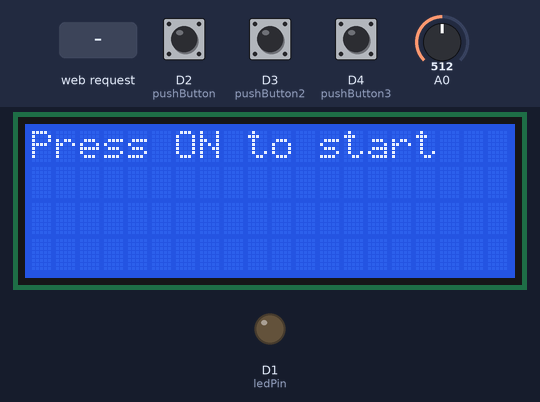
The sketch below on a simulated Arduino MKR. Shown: 20×4 character LCD, output pins drawn as LEDs (lit = HIGH). Inputs (shaded band) come from the test bench; at power-on: D4 (pushButton3) HIGH, D2 (pushButton) HIGH, D3 (pushButton2) HIGH, A0 = 512. WiFi joins after 1.5 s; servers stay silent unless stated; random numbers use the default seed unless the sketch sets one; what the sketch prints to the serial monitor is not drawn.

Above: at 8.6 s.
8.7 s: D4 (pushButton3) pulled LOW for 0.15 s
At 9.1 s:
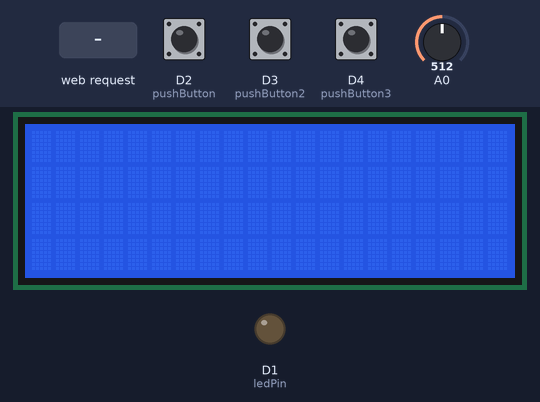
11.8 s: D2 (pushButton) pulled LOW for 3.2 s
At 12.8 s:
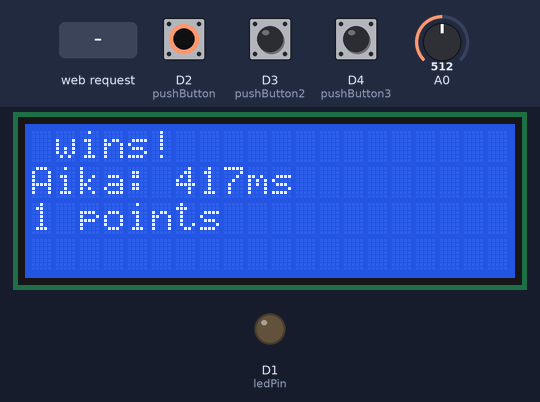
18.0 s: D3 (pushButton2) pulled LOW for 0.15 s
At 18.8 s:
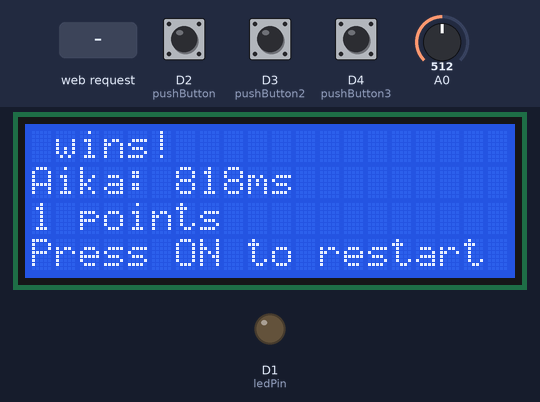
19.6 s: HTTP request GET /name1 received
21.1 s: D4 (pushButton3) pulled LOW for 1 s
At 24.8 s:
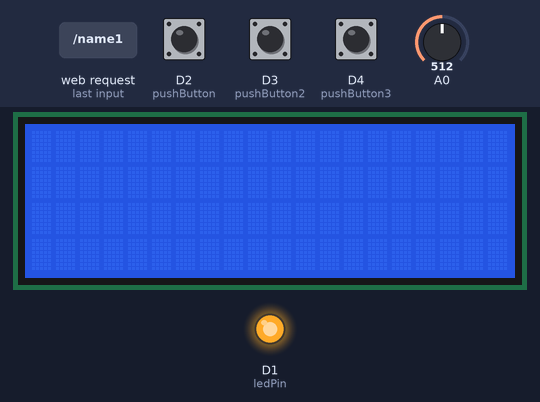
25.1 s: D2 (pushButton) pulled LOW for 0.15 s
At 26.5 s:
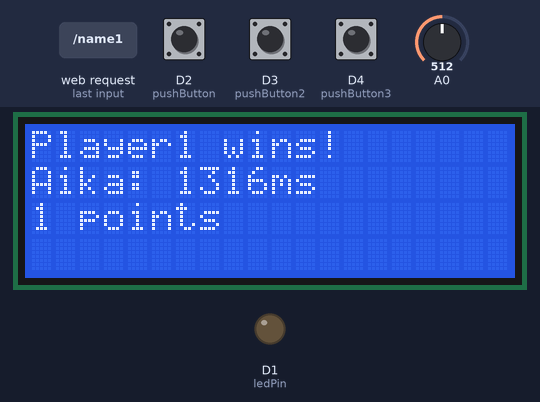
Timing chart, 0 to 29.2 s (numbered marks = the images above; inputs shaded):
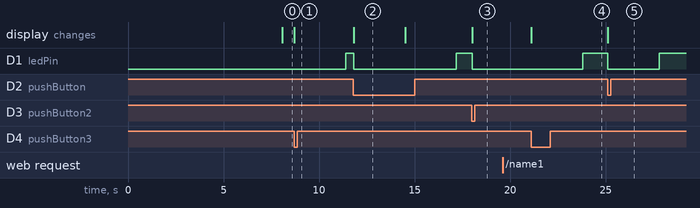

Measured:
- after the input at 8.7 s, D1 (ledPin): LOW → HIGH after 2.7 s; the display: changes at once (image 1)
- after the input at 11.8 s, D1 (ledPin): HIGH → LOW at once, → HIGH 5.4 s later; the display: changes at once (image 2)
- after the input at 18.0 s, D1 (ledPin): HIGH → LOW at once; the display: changes at once (image 3)
- after the input at 19.6 s, every drawn part: stays the same
- after the input at 21.1 s, D1 (ledPin): LOW → HIGH after 2.7 s; the display: changes at once (image 4)
- after the input at 25.1 s, D1 (ledPin): HIGH → LOW at once, → HIGH 2.7 s later; the display: changes at once (image 5)
- what the display in image 2 shows lasts 2.7 s, from 11.8 s to 14.5 s

The sketch:

Reaktiopeli.v7.ino
```cpp
#include <LiquidCrystal.h>      //LCD
#include <SPI.h>
#include <WiFi101.h>


const int pushButton = 2;   //arduino pinni 2
const int pushButton2 = 3;  //arduino pinni 3
const int pushButton3 = 4;  //arduino pinni 4
const int ledPin = 1;       //arduino pinni 1

char ssid[] = "koulu";         // your network SSID (name)
char pass[] = "koulukoulu";    // your network password (use for WPA, or use as key for WEP)
int keyIndex = 0;              // your network key Index number (needed only for WEP)


int status = WL_IDLE_STATUS;

WiFiServer server(80);


LiquidCrystal lcd(6,7,8,9,10,11);   //LCD
int player1score = 0;
int player2score = 0;
int randomnumb;
int randomhold;
int laskuri = 0;
bool kierros = false;
bool kierrosSPAM = false;
bool toisto = true;
bool start = true;
unsigned long previousMillis = 0;
unsigned long reactionTime = 0;
String player1 = "";
String player2 = "";
String player1_new = "";
String player2_new = "";

// the setup routine runs once when you press reset:
void setup() {
  // initialize serial communication at 9600 bits per second:
  // make the pushbutton's pin an input:
  pinMode(pushButton, INPUT);
  pinMode(pushButton2, INPUT);
  pinMode(pushButton3, INPUT);
  pinMode(ledPin, OUTPUT);

  lcd.begin(20,4);   //LCD


  randomSeed(analogRead(0));
  randomnumb = random(2500,5000);

  Serial.begin(9600);

   while (!Serial) {
    ; // wait for serial port to connect. Needed for native USB port only
  }

  // check for the presence of the shield:
  if (WiFi.status() == WL_NO_SHIELD) {
    Serial.println("WiFi shield not present");
    // don't continue:
    while (true);
  }

  // attempt to connect to WiFi network:
  while (status != WL_CONNECTED) {
    Serial.print("Attempting to connect to SSID: ");
    Serial.println(ssid);
    // Connect to WPA/WPA2 network. Change this line if using open or WEP network:
    status = WiFi.begin(ssid, pass);

    // wait 10 seconds for connection:
    delay(5000);
  }
  server.begin();
  // you're connected now, so print out the status:
  printWiFiStatus();
}

// the loop routine runs over and over again forever:
void loop() {
    // listen for incoming clients
  WiFiClient client = server.available();
  if (client) {
    Serial.println("new client");
    // an http request ends with a blank line

    String line = "";
    String line2 = "";
    bool lukuLippu = 0;
    bool lukuLippu2 = 0;
    String p1 = "";
    String p2 = "";


    boolean currentLineIsBlank = true;
    while (client.connected()) {
      if (client.available()) {
        char c = client.read();
        line += c;
        line2 += c;
        Serial.write(c);


        if(c == '?') lukuLippu = 1;
        if(( c == ' ' || c == '\n' || c == '&' ) && lukuLippu) lukuLippu = 0;

          if(lukuLippu) {
          p1 += c;
          }


        if(c == '?') lukuLippu2 = 1;
        if(( c == ' ' || c == '\n' ) && lukuLippu2) lukuLippu2 = 0;

          if(lukuLippu2) {
          p2 += c;
          }

        if (c == '\n' && currentLineIsBlank) {
          // send a standard http response header
          client.println(F("HTTP/1.1 200 OK"));
          client.println(F("Content-Type: text/html"));
          client.println(F("Connection: close"));  // the connection will be closed after completion of the response
          client.println(F(""));
          client.println(F("<!DOCTYPE HTML>"));
          client.println(F("<html>"));
          // output the value of each analog input pin
          client.println(F("<head> \
  <title>Harjoitusty&ouml;</title> \
  <meta http-equiv=\"content-type\" content=\"text/html;charset=utf-8\" /> \
    <style> \
        html \
        { \
          overflow: hidden; \
          height: 100%; \
         background-image: url('http://www.powerpointhintergrund.com/uploads/blurry-background-25.jpg');\
          background-repeat: no-repeat; \
          background-size: cover;\
        \
        }           \
        body \
        { \
          height: 99%; \
          margin: 0; \
          padding: 0; \
          text-align: center; \
        } \
        #input-submit{ \
          background-color: #80BE83; \
        } \
        "));
        client.println(F("\
        #mainContentArea \
        { \
          margin: 0 auto 0 auto;  \
          display: table;  \
          height: 100%;   \
          position: relative;  \
          overflow: hidden;  \
          width: 600px; \
        }"));
        client.println(F("\
        .link,.linkActive \
        { \
        width:95px; \
        margin-right:10px; \
        float: left; \
        margin-top:24px; \
        text-align:center; \
        font-family:Georgia,  \"Times New Roman\", Times, serif; \
        position:relative; bottom:2px; \
        background-color: rgb(231, 237, 248); \
        border-radius: 30px 30px 0px 0px; \
        } \
        .link:hover \
        { \
          background-color: #8A8A8A; \
        }"));
        client.println(F("a{\
        text-decoration:none;\
        }\
        .link a{\
        font-family:Arial, Helvetica, sans-serif;\
        font-size:13px;\
        font-weight:bold;\
        font-color: black;\
        }\
        a:visited, a:link{color: black;}\
        #linkGroup\
        {\
        margin-right:10px;\
        height:40px;\
        width:600px;\
        } \
        \
        ")); \
        client.println(F(" \
        @media screen and (min-width: 480px) { \
        #title\
        { \
        width:230px; \
        height:40px;  \
        margin-right:20px; \
        margin-top:15px; \
        font-family:Verdana, Arial, Helvetica, sans-serif; \
        font-size:20px; \
        font-weight:bold; \
        text-align:center; \
        float:left; \
        } \
        }"));
        client.println(F("\
        .contentTitle \
        { \
        font-family:Verdana, Arial, Helvetica, sans-serif; \
        color:#213E74; \
        font-size:24px;  \
        text-align: center; \
        margin-bottom:12px; \\
        width:573px; \
        }\
        .pageContent \
        { \
        font-family: Arial, Helvetica, sans-serif; \
        color:#000000; \
        font-size:12px; \
        margin-left:20px; \
        margin-right:20px; \
        width:560px; \
        } \
        #blueBox\
        { \
          position: absolute; \
          vertical-align: middle; \
          background-color:rgb(231, 237, 248); \
          width:600px; \
          clear:both; \
          border-radius: 25px; \
        }"));
        client.println(F("\
        #contentBox \
        { \
        margin-top:25px; \
        } \
        html, body { \
        text-align: center; \
        } \
        p {text-align: left;} \
        form { \
           max-width: 600px; \
           text-align: center; \
           margin: 20px auto; \
        }  \
        .half { \
          float: left; \
          width: 48%; \
          margin-bottom: 1em;\
        }\
        \
        .right { width: 50%; }\
        \
        .left {\
             margin-right: 2%; \
        }\
        \
        @media screen and (max-width: 480px) {\
        \
        #footer p{padding-left:10px;}\
          #title\
          {\
          width:230px;\
          margin-top:15px;\
          font-family:Verdana, Arial, Helvetica, sans-serif;\
          font-size:20px;\
          font-weight:bold;\
          }\
          .pageContent h1{margin-left: -320px; font-size:1.6em;} \
        \
          .link,.linkActive\
          {\
          width:85px;\
          float: left;\
          margin-top:24px;\
          text-align:center;\
          font-family:Georgia, \"Times New Roman\", Times, serif;\
          position:relative; bottom:2px;\
          background-color: rgb(231, 237, 248);\
          border-radius: 0px 0px 0px 0px;\
          }\
        \
          #blueBox\
          {\
            position: absolute;\
            vertical-align: middle;\
            background-color:rgb(231, 237, 248);\
            width:600px;\
            clear:both;\
            border-radius: 0px;\
          }\
        \
          .half {\
            margin-left:20px;\
            margin-top:25px;\
            margin-bottom: 1em;\
            \
          }\
        \
            #footer {\
        \
              margin-right:340px;\
            }\
        \
            .contentTitle\
            {\
            font-family:Verdana, Arial, Helvetica, sans-serif;\
            color:#213E74;\
            font-size:24px;\
            margin-left: -150px;\
            margin-bottom:12px;\
            width:573px;\
            }\
        \
        \
        }\
        </style>\
  </head>"));
client.println(F("<body> \
<div id=\"mainContentArea\">\
  <div id=\"contentBox\">\
               <div id=\"title\">Harjoitusty&ouml;\
               </div>\
                               <div id=\"linkGroup\">\
          <div class=\"link\"> <u> <a>Home</a> </u> </div>\
            <div class=\"link\"><a href=\"#\">Leaderboard</a></div>\
            <div class=\"link\"><a href=\"https://reactiongame.github.io/\" >How to play</a></div>\
        </div>\
        </div>\
        <div id=\"blueBox\"> \
          <div id=\"header\"></div><br>\
          <div class=\"contentTitle\">Welcome to Play.</div>"));
          client.println(F("<div class=\"pageContent\">\
              <h1>Insert player names to play.</h1>\
              <form class=\"cf\" method=\"get\">\
                <div class=\"half left cf\">\
                 <input style=\"width: 17em;\" name=\"name1\" type=\"text\" id=\"Name\" placeholder=\" Player 1 (max lenght 14)\">\
                  <br><br><br>\
                 <input style=\"width: 17em;\" name=\"name2\" type=\"text\" id=\"Name2\" placeholder=\" Player 2 (max lenght 14)\">\
                </div>\
                <div class=\"half right cf\">\
                    <input style=\"    width: 20em;  height: 5em;\" type=\"submit\" value=\"Submit\" id=\"input-submit\" onclick=\"speech()\">\
                </div>  \
                <script>\
                  function speech(){ \
                      if('speechSynthesis' in window){\
                  var speech = new SpeechSynthesisUtterance('Player names inserted successfully');\
                  speech.lang = 'en-US';\
                  window.speechSynthesis.speak(speech);\
                  }\
              }\
              </script>\
              </form>\
            </div>\
              <div id=\"footer\">\
                <marquee direction=\"left\" behavior=\"slide\" ><p style=\"text-align: center;\" >made by: Jonas Terttula, Henri Tulus &amp; Janne Kytölä</p></marquee>\
              </div>\
        </div>\
      </div>\
    </div>\
</body>"));
          client.println(F("</html>"));
          break;
        }

        if (c == '\n') {
          // you're starting a new line
          currentLineIsBlank = true;
          //Serial.print(p1);
          if(p1.indexOf("name1") > 0) {
            Serial.println(p1.substring(7));
          }
          line = "";
        }
        else if (c != '\r') {
          // you've gotten a character on the current line
          currentLineIsBlank = false;
        }
      }
    }

    // give the web browser time to receive the data
    delay(1);
    player1 = (p1.substring(7));
    player1.remove(player1.length(),1);
    int muuttuja = player1.length() + 14;
    player2 = (p2.substring(muuttuja));
    player2.remove(player2.length()-1,1);
    if(player1_new != player1 || player2_new != player2)
      {
      player1score = 0;
      player2score = 0;
      }
    player1_new = player1;
    player2_new = player2;
    // close the connection:
    client.stop();
    Serial.println("client disconnected");

    if(player1.length()>20)     //ONLY COUNTS 14 FIRST LETTERS
    {
      int jotain = player1.length() - 14;
      player1.remove(14, jotain);
    }

    if(player2.length()>20)
    {
      int jotain2 = player2.length() - 14;
      player2.remove(14, jotain2);
    }

    if(player1.length()<1){     //MAKES UNNAMED PLAYERS NAMED
      player1 = "Player1";
    }
    if(player2.length()<1){
      player2 = "Player2";
    }
  }


  unsigned long currentMillis = millis();
  // read the input pin:

  if (kierros == false)
  {
    if (kierrosSPAM == false)
    {
      delay (1500);
      if(start == true)
      {
        lcd.print("Press ON to start");   //LCD
        lcd.setCursor(0,1);
        start = false;
      }
      Serial.println("------------------");
      Serial.println("Press ON to start.");
      Serial.println("------------------");

      kierrosSPAM = true;
    }
    int buttonState3 = digitalRead(pushButton3);    //lukee ON/OFF buttonin painalluksen
    if (buttonState3 == 0)
    {
      kierros = true;
      lcd.clear();
    }
  }


  if(kierros == true)
  {
      if(toisto == true){
        delay(randomnumb);
        digitalWrite(ledPin, HIGH);
        Serial.println("GO");
        randomSeed(analogRead(0));
        randomhold = randomnumb;
        randomnumb = random(2500,5000);
        toisto = false;
        previousMillis = currentMillis;
      }


      //Serial.println(randomnumb);

      int buttonState = digitalRead(pushButton);
      int buttonState2 = digitalRead(pushButton2);
      // print out the state of the button:
      // Serial.println(buttonState);

      if(buttonState == 0){       //PLAYER 1 -----------------------------
        lcd.clear();
        reactionTime = currentMillis - previousMillis - randomhold;
        player1score = player1score + 1;
        if(reactionTime > 5000000)
        {
          player1score = player1score -2 ;
          lcd.setCursor(0,0);
          lcd.print(player1);
          lcd.setCursor(0,1);
          lcd.print("cheated!");
          lcd.setCursor(0,2);
          lcd.print(player1score);
          lcd.print(" points");
          Serial.print(player1);
          Serial.println(" HAS CHEATED!");
          Serial.println("Huijasit ja menetit pisteen!");
        }
        else {
          lcd.setCursor(0,0);
          lcd.print(player1);
          lcd.print(" wins!");
          lcd.setCursor(0,2);
          lcd.print(player1score);
          lcd.print(" points");
          lcd.setCursor(0,1);
          lcd.print("Aika: ");
          lcd.print(reactionTime);
          lcd.print("ms");
          Serial.print(player1);
          Serial.println(" WINS!");
          Serial.print(player1);
          Serial.print(" reaction time is ");
          Serial.print(reactionTime);   //jos reakoi liian nopeasti tulos väärin
          Serial.println("ms");
        }
        Serial.print("score is ");
        Serial.println(player1score);
        digitalWrite(ledPin, LOW);
        toisto = true;
        laskuri++;
        kierrosSPAM = false;

      } else if(buttonState2 == 0){     //PLAYER 2 --------------------------
        lcd.clear();
        reactionTime = currentMillis - previousMillis - randomhold;
        player2score = player2score + 1;
        if(reactionTime > 5000000)
        {
          player2score = player2score -2 ;
          lcd.print(player2);
          lcd.setCursor(0,1);
          lcd.print("cheated!");
          lcd.setCursor(0,2);
          lcd.print(player2score);
          lcd.print(" points");
          Serial.print(player2);
          Serial.println(" HAS CHEATED!");
          Serial.println("Huijasit ja menetit pisteen!");
        }
        else {
          lcd.print(player2);
          lcd.print(" wins!");
          lcd.setCursor(0,2);
          lcd.print(player2score);
          lcd.print(" points");
          lcd.setCursor(0,1);
          lcd.print("Aika: ");
          lcd.print(reactionTime);
          lcd.print("ms");
          Serial.print(player2);
          Serial.println(" WINS!");
          Serial.print(player2);
          Serial.print(" reaction time is ");
          Serial.print(reactionTime);   //jos reakoi liian nopeasti tulos väärin
          Serial.println("ms");
        }
        Serial.print("Player2 score is ");
        Serial.println(player2score);
        digitalWrite(ledPin, LOW);
        toisto = true;
        laskuri++;
        kierrosSPAM = false;
      }
    if(laskuri == 3)    //kierroksia 3
    {
      kierros = false;
      laskuri = 0;
      lcd.setCursor(0,4);
      lcd.print("Press ON to restart");
    }
  }

  delay(1);        // delay in between reads for stability
}


void printWiFiStatus() {
  // print the SSID of the network you're attached to:
  Serial.print("SSID: ");
  Serial.println(WiFi.SSID());

  // print your WiFi shield's IP address:
  IPAddress ip = WiFi.localIP();
  Serial.print("IP Address: ");
  Serial.println(ip);

  // print the received signal strength:
  long rssi = WiFi.RSSI();
  Serial.print("signal strength (RSSI):");
  Serial.print(rssi);
  Serial.println(" dBm");
}
```
